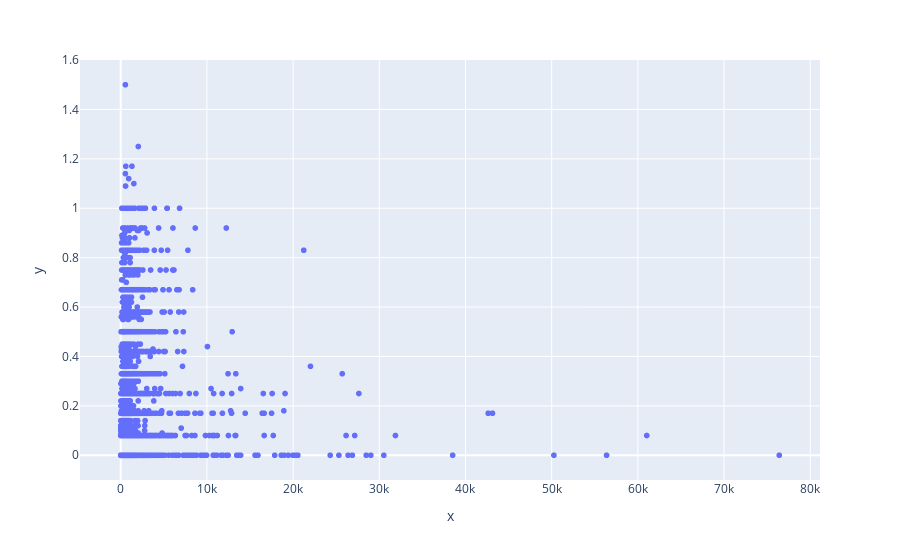

Here is the notebook cell this chart was saved with:
### Markdown cell above
AS TENURE INCREASES PURCHASE FREQUENCY IS MORE WHICH SHOWS OLD CUSTOMERS PURCHASE MORE FREQUENTLY USING CC

### Code cell
plt.figure(figsize=(10,5))
px.scatter(x=df['MINIMUM_PAYMENTS'], y=df['CASH_ADVANCE_FREQUENCY'])

### Figure 1 — Plotly figure (JSON) as saved in the notebook; plotly's stock layout.template omitted (floating-point values rounded to 4 significant figures; data arrays with more than 128 entries replaced by an {"elided": "..."} marker saying what was removed)
{"data": [{"hovertemplate": "x=%{x}<br>y=%{y}<extra></extra>", "legendgroup": "", "marker": {"color": "#636efa", "symbol": "circle"}, "mode": "markers", "name": "", "showlegend": false, "type": "scattergl", "x": {"elided": "8950 float values"}, "xaxis": "x", "y": {"elided": "8950 float values"}, "yaxis": "y"}], "layout": {"legend": {"tracegroupgap": 0}, "margin": {"t": 60}, "xaxis": {"anchor": "y", "domain": [0, 1], "title": {"text": "x"}}, "yaxis": {"anchor": "x", "domain": [0, 1], "title": {"text": "y"}}}}
